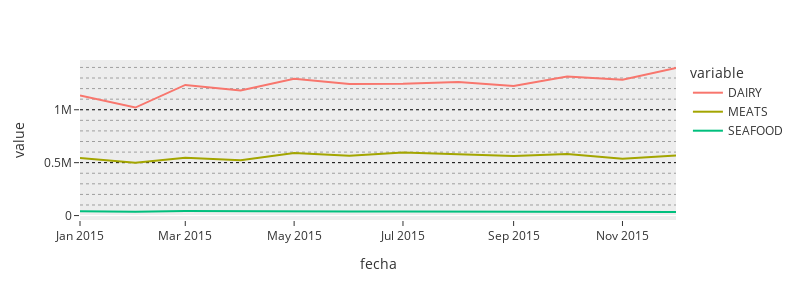

Here is the notebook cell this chart was saved with:
### Markdown cell above
# Plotly

### Code cell
fig = px.line(
    df, 
    width=800, 
    height=300,
    template='ggplot2'
)

fig.update_xaxes(showgrid=False)
fig.update_yaxes(
    showgrid=True,
    gridwidth=1, # Ancho de las líneas en pixeles
    gridcolor='black', # Colores disponibles: https://developer.mozilla.org/en-US/docs/Web/CSS/named-color
    griddash='dot', # Estilos de lineas: "solid", "dot", "dash", "longdash", "dashdot", o "longdashdot"
    minor_griddash='dot', # Estilos de los ejes menores
    # No hay forma de cambiar la opacidad
)

fig.show()

### Figure 1 — Plotly figure (JSON) as saved in the notebook; plotly's stock layout.template omitted (floating-point values rounded to 4 significant figures)
{"data": [{"hovertemplate": "variable=DAIRY<br>fecha=%{x}<br>value=%{y}<extra></extra>", "legendgroup": "DAIRY", "line": {"color": "#F8766D", "dash": "solid"}, "marker": {"symbol": "circle"}, "mode": "lines", "name": "DAIRY", "orientation": "v", "showlegend": true, "type": "scatter", "x": ["2015-01", "2015-02", "2015-03", "2015-04", "2015-05", "2015-06", "2015-07", "2015-08", "2015-09", "2015-10", "2015-11", "2015-12"], "xaxis": "x", "y": [1134521, 1020747, 1234851, 1181180, 1293308, 1243588, 1244815, 1263428, 1224619, 1314827, 1283672, 1394582], "yaxis": "y"}, {"hovertemplate": "variable=MEATS<br>fecha=%{x}<br>value=%{y}<extra></extra>", "legendgroup": "MEATS", "line": {"color": "#A3A500", "dash": "solid"}, "marker": {"symbol": "circle"}, "mode": "lines", "name": "MEATS", "orientation": "v", "showlegend": true, "type": "scatter", "x": ["2015-01", "2015-02", "2015-03", "2015-04", "2015-05", "2015-06", "2015-07", "2015-08", "2015-09", "2015-10", "2015-11", "2015-12"], "xaxis": "x", "y": [543100.0, 498700.0, 546500.0, 522300.0, 591700.0, 565000.0, 594900.0, 581200.0, 562700.0, 580800.0, 535900.0, 567400.0], "yaxis": "y"}, {"hovertemplate": "variable=SEAFOOD<br>fecha=%{x}<br>value=%{y}<extra></extra>", "legendgroup": "SEAFOOD", "line": {"color": "#00BF7D", "dash": "solid"}, "marker": {"symbol": "circle"}, "mode": "lines", "name": "SEAFOOD", "orientation": "v", "showlegend": true, "type": "scatter", "x": ["2015-01", "2015-02", "2015-03", "2015-04", "2015-05", "2015-06", "2015-07", "2015-08", "2015-09", "2015-10", "2015-11", "2015-12"], "xaxis": "x", "y": [40470.0, 36070.0, 43810.0, 39980.0, 42510.0, 38780.0, 38540.0, 37770.0, 41910.0, 41420.0, 38820.0, 33730.0], "yaxis": "y"}], "layout": {"height": 300, "legend": {"title": {"text": "variable"}, "tracegroupgap": 0}, "margin": {"t": 60}, "width": 800, "xaxis": {"anchor": "y", "domain": [0, 1], "showgrid": false, "title": {"text": "fecha"}}, "yaxis": {"anchor": "x", "domain": [0, 1], "gridcolor": "black", "griddash": "dot", "gridwidth": 1, "minor": {"griddash": "dot"}, "showgrid": true, "title": {"text": "value"}}}}
